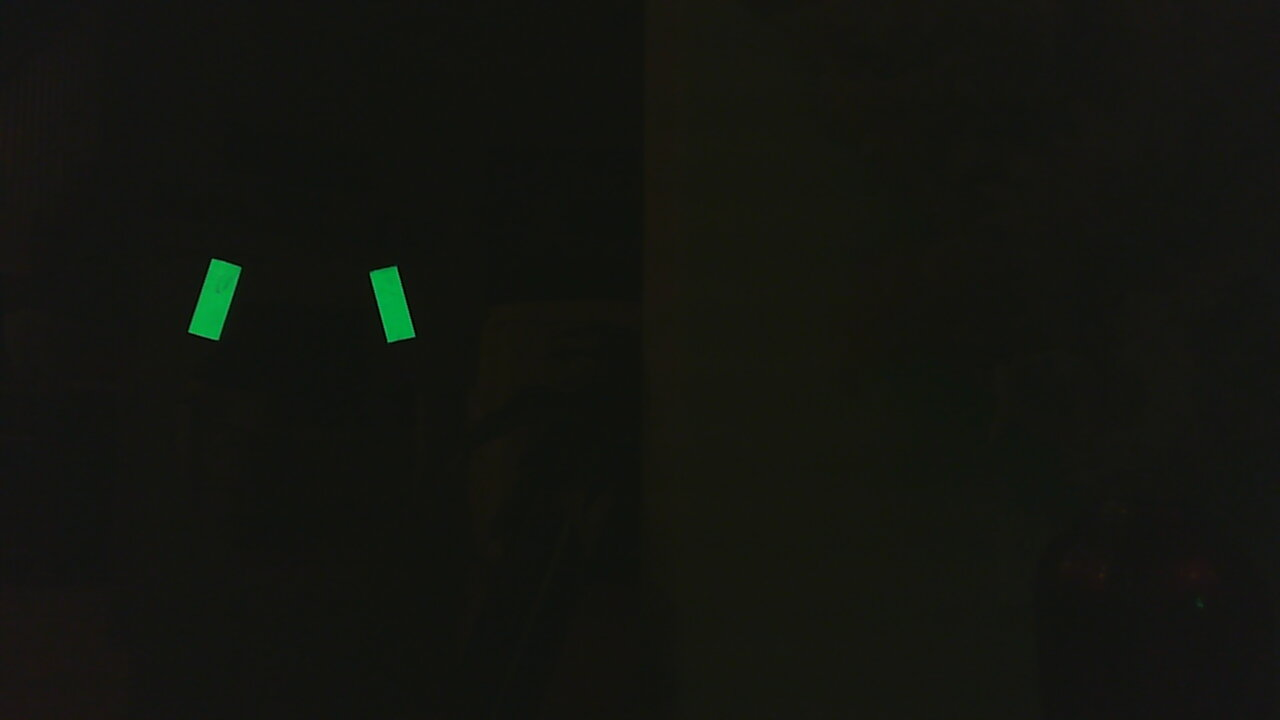
#> input picture calibration images/2019-01-18-190512.jpg, 1280 x 720 px, given in place of the camera
$ python VisionRunner.py
#> lines starting #> are read from the running program, lines starting #| are printed output that depends on the picture; after the words box and inside, x2 and y2 are one past the last pixel; in counts of white or black regions, pixels touching at a corner belong together
#> in main, frame is the input picture: shape (720, 1280, 3); mean B, G, R 15.2, 20.5, 18.9
### grip.py
import cv2
import numpy
import math
from enum import Enum

class GripRetroreflectivePipeline:
    """
    An OpenCV pipeline generated by GRIP.

    """

    def __init__(self):
        """initializes all values to presets or None if need to be set
        """

        self.__hsv_threshold_hue = [59.89208633093525, 86.06060606060603]
        self.__hsv_threshold_saturation = [105.48561151079136, 255.0]
        self.__hsv_threshold_value = [68.79496402877697, 255.0]

        self.hsv_threshold_output = None

        self.__cv_dilate_src = self.hsv_threshold_output
        self.__cv_dilate_kernel = None
        self.__cv_dilate_anchor = (-1, -1)
        self.__cv_dilate_iterations = 3.0
        self.__cv_dilate_bordertype = cv2.BORDER_CONSTANT
        self.__cv_dilate_bordervalue = (-1)

        self.cv_dilate_output = None

        self.__cv_erode_src = self.cv_dilate_output
        self.__cv_erode_kernel = None
        self.__cv_erode_anchor = (-1, -1)
        self.__cv_erode_iterations = 2.0
        self.__cv_erode_bordertype = cv2.BORDER_CONSTANT
        self.__cv_erode_bordervalue = (-1)

        self.cv_erode_output = None

        self.__find_contours_input = self.cv_erode_output
        self.__find_contours_external_only = False

        self.find_contours_output = None

        self.__filter_contours_contours = self.find_contours_output
        self.__filter_contours_min_area = 700.0
        self.__filter_contours_min_perimeter = 0.0
        self.__filter_contours_min_width = 20.0
        self.__filter_contours_max_width = 10000.0
        self.__filter_contours_min_height = 20.0
        self.__filter_contours_max_height = 10000.0
        self.__filter_contours_solidity = [84.023, 100]
        self.__filter_contours_max_vertices = 1000000
        self.__filter_contours_min_vertices = 0
        self.__filter_contours_min_ratio = 0.4
        self.__filter_contours_max_ratio = 0.7

        self.filter_contours_output = None


    def process(self, source0):
        """
        Runs the pipeline and sets all outputs to new values.
        """
        # Step HSV_Threshold0:
        self.__hsv_threshold_input = source0
        (self.hsv_threshold_output) = self.__hsv_threshold(self.__hsv_threshold_input, self.__hsv_threshold_hue, self.__hsv_threshold_saturation, self.__hsv_threshold_value)

        # Step CV_dilate0:
        self.__cv_dilate_src = self.hsv_threshold_output
        (self.cv_dilate_output) = self.__cv_dilate(self.__cv_dilate_src, self.__cv_dilate_kernel, self.__cv_dilate_anchor, self.__cv_dilate_iterations, self.__cv_dilate_bordertype, self.__cv_dilate_bordervalue)

        # Step CV_erode0:
        self.__cv_erode_src = self.cv_dilate_output
        (self.cv_erode_output) = self.__cv_erode(self.__cv_erode_src, self.__cv_erode_kernel, self.__cv_erode_anchor, self.__cv_erode_iterations, self.__cv_erode_bordertype, self.__cv_erode_bordervalue)

        # Step Find_Contours0:
        self.__find_contours_input = self.cv_erode_output
        (self.find_contours_output) = self.__find_contours(self.__find_contours_input, self.__find_contours_external_only)

        # Step Filter_Contours0:
        self.__filter_contours_contours = self.find_contours_output
        (self.filter_contours_output) = self.__filter_contours(self.__filter_contours_contours, self.__filter_contours_min_area, self.__filter_contours_min_perimeter, self.__filter_contours_min_width, self.__filter_contours_max_width, self.__filter_contours_min_height, self.__filter_contours_max_height, self.__filter_contours_solidity, self.__filter_contours_max_vertices, self.__filter_contours_min_vertices, self.__filter_contours_min_ratio, self.__filter_contours_max_ratio)


    @staticmethod
    def __hsv_threshold(input, hue, sat, val):
        """Segment an image based on hue, saturation, and value ranges.
        Args:
            input: A BGR numpy.ndarray.
            hue: A list of two numbers the are the min and max hue.
            sat: A list of two numbers the are the min and max saturation.
            lum: A list of two numbers the are the min and max value.
        Returns:
            A black and white numpy.ndarray.
        """
        out = cv2.cvtColor(input, cv2.COLOR_BGR2HSV)
#> out: shape (720, 1280, 3); mean H, S, V 37.3, 65.3, 20.8
        return cv2.inRange(out, (hue[0], sat[0], val[0]),  (hue[1], sat[1], val[1]))
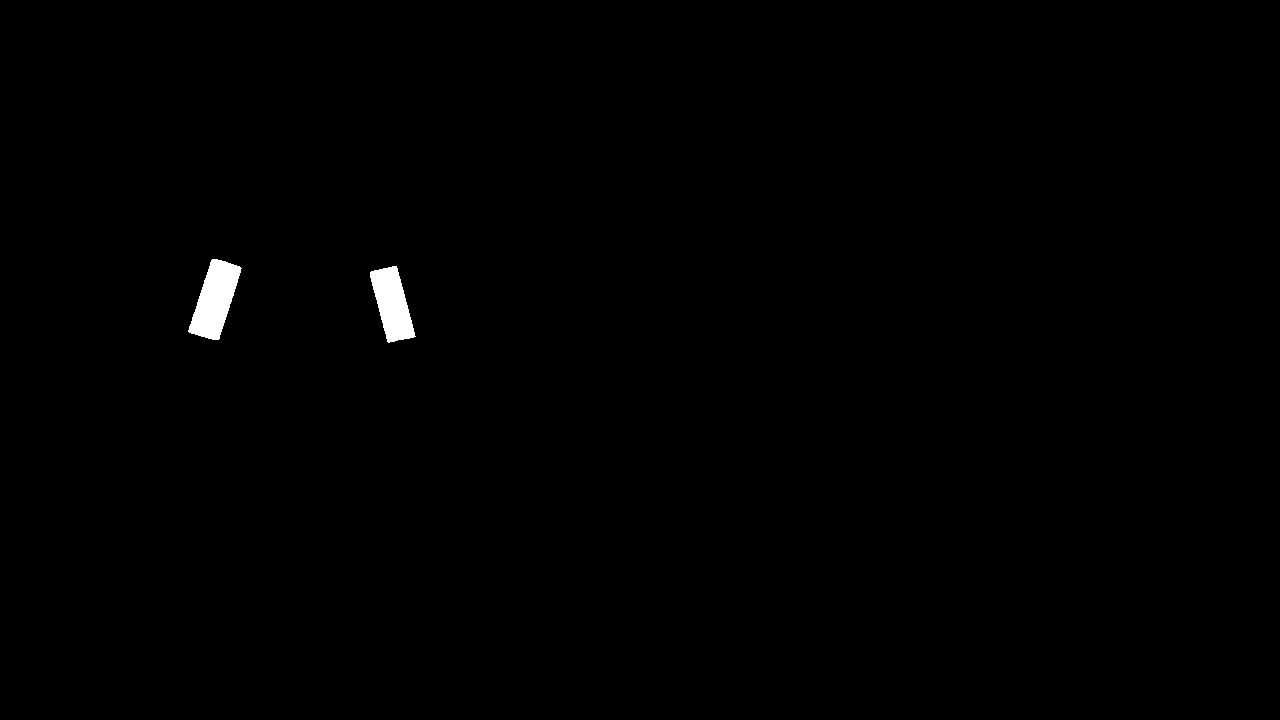
#> returned value: shape (720, 1280); 0.5% white; 2 white regions, box (x1, y1, x2, y2) and area: (188, 259, 242, 340) 2503, (370, 266, 416, 343) 2120

    @staticmethod
    def __cv_dilate(src, kernel, anchor, iterations, border_type, border_value):
        """Expands area of higher value in an image.
        Args:
           src: A numpy.ndarray.
           kernel: The kernel for dilation. A numpy.ndarray.
           iterations: the number of times to dilate.
           border_type: Opencv enum that represents a border type.
           border_value: value to be used for a constant border.
        Returns:
            A numpy.ndarray after dilation.
        """
        return cv2.dilate(src, kernel, anchor, iterations = (int) (iterations +0.5),
                            borderType = border_type, borderValue = border_value)

    @staticmethod
    def __cv_erode(src, kernel, anchor, iterations, border_type, border_value):
        """Expands area of lower value in an image.
        Args:
           src: A numpy.ndarray.
           kernel: The kernel for erosion. A numpy.ndarray.
           iterations: the number of times to erode.
           border_type: Opencv enum that represents a border type.
           border_value: value to be used for a constant border.
        Returns:
            A numpy.ndarray after erosion.
        """
        return cv2.erode(src, kernel, anchor, iterations = (int) (iterations +0.5),
                            borderType = border_type, borderValue = border_value)

    @staticmethod
    def __find_contours(input, external_only):
        """Sets the values of pixels in a binary image to their distance to the nearest black pixel.
        Args:
            input: A numpy.ndarray.
            external_only: A boolean. If true only external contours are found.
        Return:
            A list of numpy.ndarray where each one represents a contour.
        """
        if(external_only):
            mode = cv2.RETR_EXTERNAL
        else:
            mode = cv2.RETR_LIST
        method = cv2.CHAIN_APPROX_SIMPLE
        contours, hierarchy =cv2.findContours(input, mode=mode, method=method)
        return contours

    @staticmethod
    def __filter_contours(input_contours, min_area, min_perimeter, min_width, max_width,
                        min_height, max_height, solidity, max_vertex_count, min_vertex_count,
                        min_ratio, max_ratio):
        """Filters out contours that do not meet certain criteria.
        Args:
            input_contours: Contours as a list of numpy.ndarray.
            min_area: The minimum area of a contour that will be kept.
            min_perimeter: The minimum perimeter of a contour that will be kept.
            min_width: Minimum width of a contour.
            max_width: MaxWidth maximum width.
            min_height: Minimum height.
            max_height: Maximimum height.
            solidity: The minimum and maximum solidity of a contour.
            min_vertex_count: Minimum vertex Count of the contours.
            max_vertex_count: Maximum vertex Count.
            min_ratio: Minimum ratio of width to height.
            max_ratio: Maximum ratio of width to height.
        Returns:
            Contours as a list of numpy.ndarray.
        """
#> called with min_area = 700, min_perimeter = 0, min_width = 20, max_width = 10000, min_height = 20, max_height = 10000, max_vertex_count = 1000000, min_vertex_count = 0
        output = []
        for contour in input_contours:
            x,y,w,h = cv2.boundingRect(contour)
            if (w < min_width or w > max_width):
                continue
            if (h < min_height or h > max_height):
                continue
            area = cv2.contourArea(contour)
            if (area < min_area):
                continue
            if (cv2.arcLength(contour, True) < min_perimeter):
                continue
            # [7 lines of commented-out code are left out]

            rectCenter, (rectWidth, rectHeight), rectAngle = cv2.minAreaRect(contour)
            solidRect = 100 * area / (rectWidth*rectHeight)
            if (solidRect < solidity[0] or solidRect > solidity[1]):
                continue
            if (len(contour) < min_vertex_count or len(contour) > max_vertex_count):
                continue
            ratio = (float)(w) / h
            if (ratio < min_ratio or ratio > max_ratio):
                continue
            output.append(contour)
        return output

### VisionRunner.py
# -*- coding: utf-8 -*-
"""
Created on Sat Jan 19 13:10:58 2019

@author: Albert Lin
"""

#!/usr/bin/python3

"""
taken from GRIP repository
Sample program that uses a generated GRIP pipeline to detect lines in an image and publish important features to NetworkTables.
"""

import cv2
import numpy as np
from networktables import NetworkTables
from grip import GripRetroreflectivePipeline

exposure_ID = 15
#brightness_ID = 10
#brightness = 0
exposure = -10000
H_FOV = 59.70292
V_FOV = 33.58289
min_slant = -85
max_slant = -65
y_displacement = 2

#to be calculated once started
width = None
height = None
focalLength = None
centerX = None
centerY = None


def extra_processing(pipeline, frame):
    """
    Performs extra processing on the pipeline's outputs and publishes data to NetworkTables.
    :param pipeline: the pipeline that just processed an image
    :return: None
    """
    x_angle_table = []
    distance_table = []

    print(pipeline.filter_contours_output.__len__())
    for contour in pipeline.filter_contours_output:
        #returns a Box2D structure which contains following detals
        #( top-left corner(x,y), (width, height), angle of rotation )
        rect = cv2.minAreaRect(contour)
        point, dimensions, angle = rect
        boxPoints = cv2.boxPoints(rect)

        #keeping only the right-slanted rectangles
        if (angle > min_slant and angle < max_slant):
            boxPoints = np.int0(boxPoints)
            x, y = np.sum(boxPoints, axis = 0)/4
            #now, x and y are the coordinates of the center pixel of the target

            #calculating the angles
            x_angle = np.degrees(np.arctan((centerX-x)/focalLength))
            y_angle = np.degrees(np.arctan((centerY-y)/focalLength))
            print('x_angle=',x_angle,'y_angle=',y_angle)

            #calculating distance along horizontal plane
            distance = y_displacement/np.tan(np.radians(y_angle))
            print('distance=',distance)

            x_angle_table.append(x_angle)
            distance_table.append(distance)
            cv2.drawContours(frame,[boxPoints],0,(0,0,255),2)
            cv2.circle(frame, (int(x), int(y)), 4, (0, 0, 255))
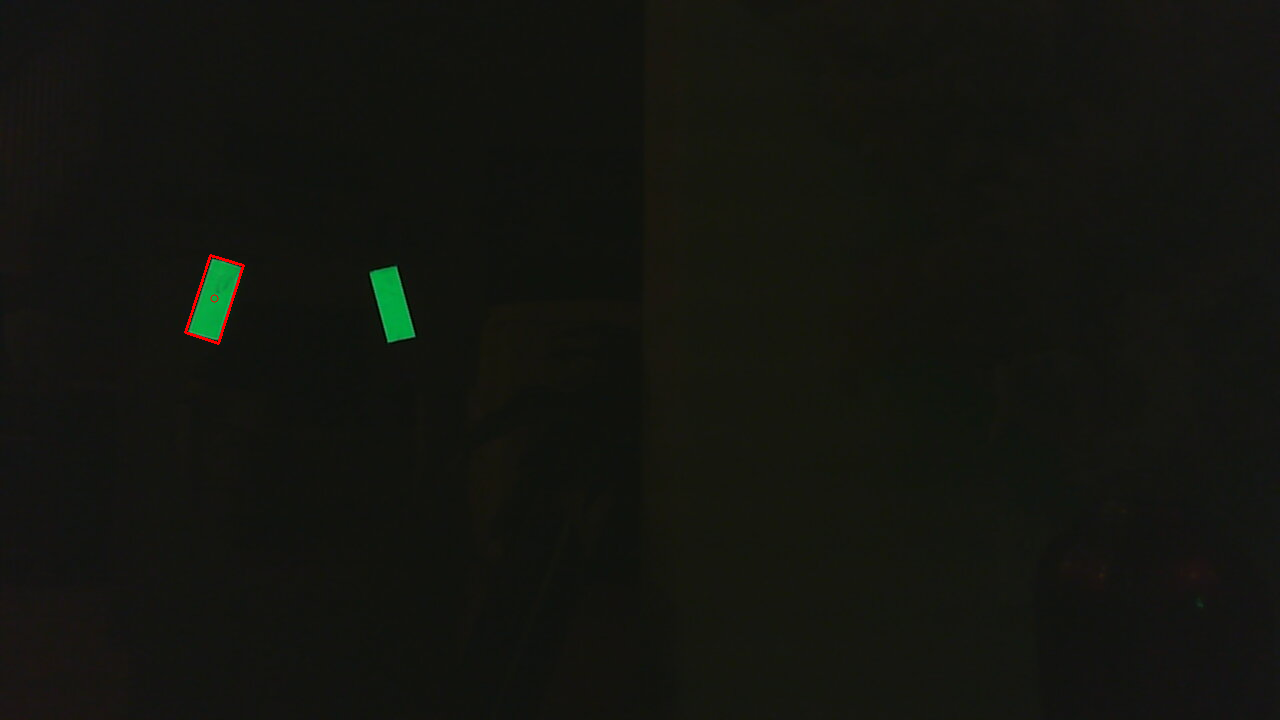
#> frame: shape (720, 1280, 3); 0.07% of pixels changed, all inside (x1, y1, x2, y2) = (184, 254, 245, 345)
#> after the loop, distance_table = [36.71]; x_angle_table = [20.88]

    # [6 lines of commented-out code are left out]
    return frame


def main():
    print('Initializing NetworkTables')
    #NetworkTables.setClientMode()
    #NetworkTables.setIPAddress('localhost')
    NetworkTables.initialize()

    print('Creating video capture')
    cap = cv2.VideoCapture(1)
    #cap.set(brightness_ID, brightness)
    cap.set(exposure_ID, exposure)

    #referencing global variables
    global width
    global height
    global centerX
    global centerY
    global focalLength

    width = cap.get(cv2.CAP_PROP_FRAME_WIDTH)
    height = cap.get(cv2.CAP_PROP_FRAME_HEIGHT)
    centerX = width/2-0.5
    centerY = height/2-0.5
    focalLength = width/(2*np.tan(np.radians(H_FOV/2)))

    print('Creating pipeline')
    pipeline = GripRetroreflectivePipeline()

    print('Running pipeline')
    while cap.isOpened():
        have_frame, frame = cap.read()

        if have_frame:
            pipeline.process(frame)
            processed_frame = extra_processing(pipeline, frame)
            # Display the resulting frame
            cv2.imshow('Frame', processed_frame)
            cv2.waitKey(25)

    print('Capture closed')


if __name__ == '__main__':
    main()

$ run again, on calibration images/2019-01-18-190557.jpg
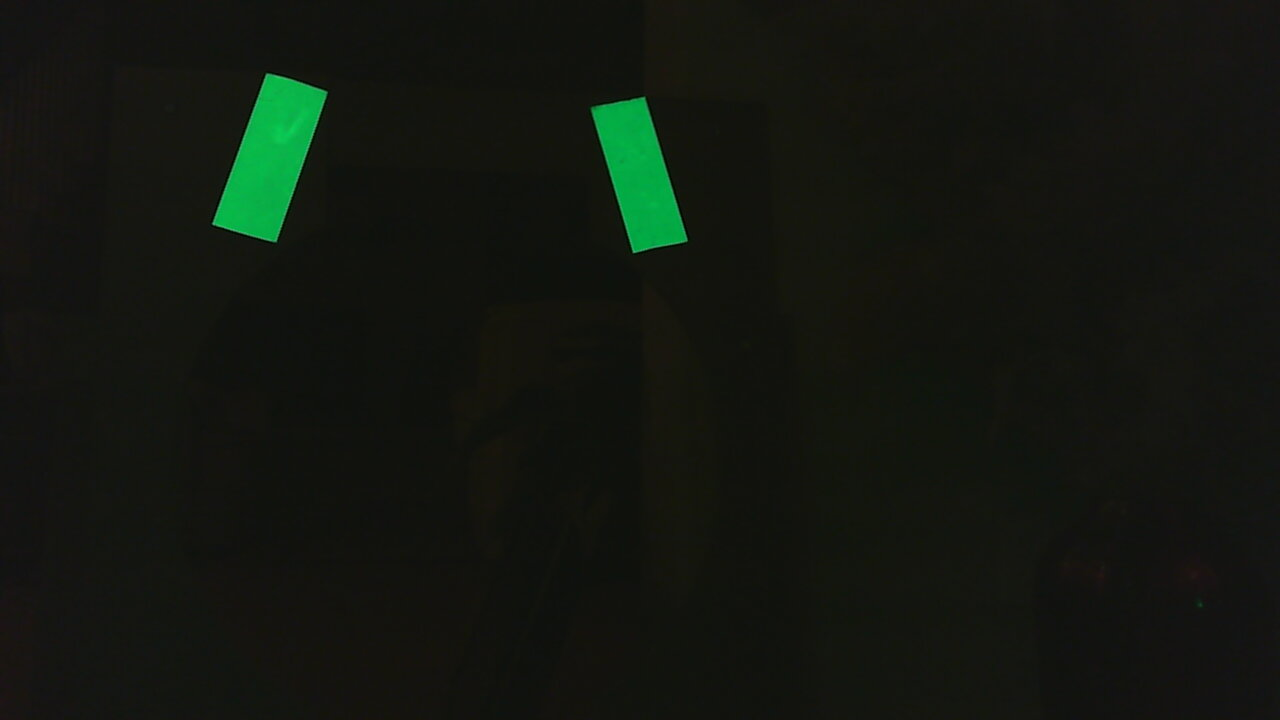
#> input picture calibration images/2019-01-18-190557.jpg, 1280 x 720 px, given in place of the camera
#> in main, frame is the input picture: shape (720, 1280, 3); mean B, G, R 16.2, 23, 18.7
#> out: shape (720, 1280, 3); mean H, S, V 38.2, 69, 23.3
#> in __hsv_threshold, `return cv2.inRange(out, (hue[0], sat[0], val[0]),  (hue[1], sat[1], va..`:
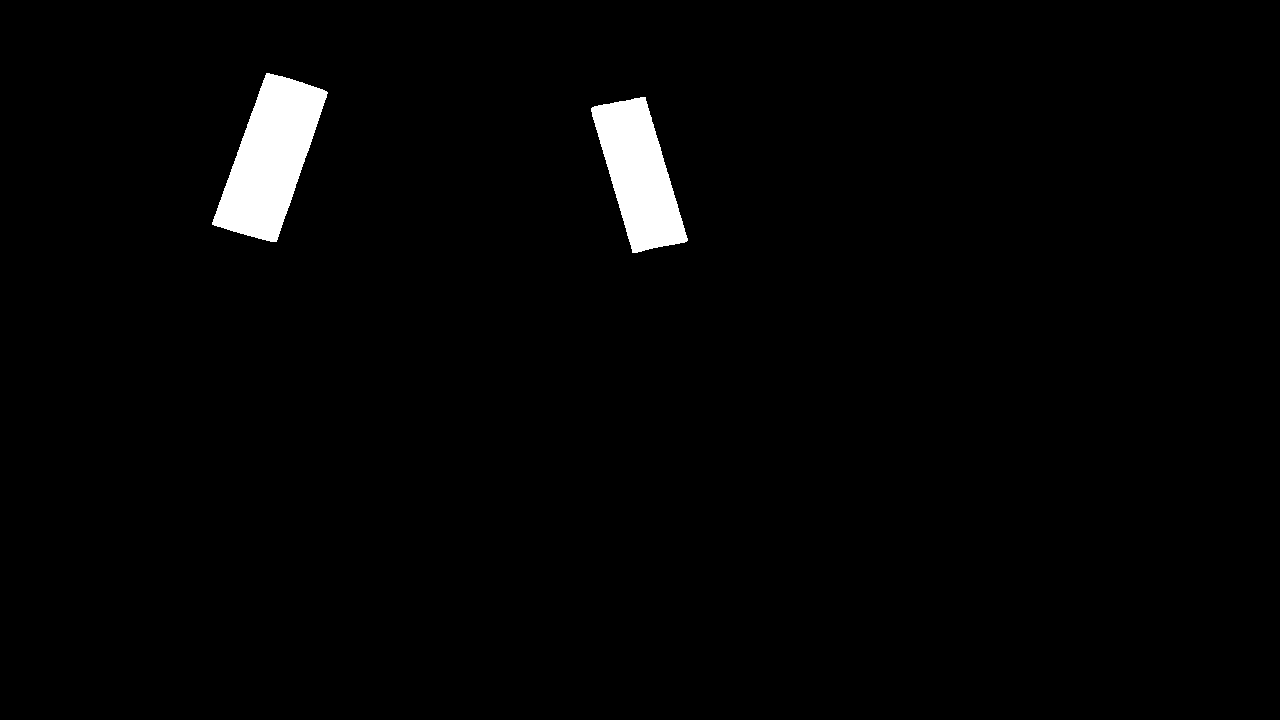
#> returned value: shape (720, 1280); 2.1% white; 2 white regions, box (x1, y1, x2, y2) and area: (212, 73, 328, 242) 10733, (591, 97, 688, 253) 8550
#> after the loop in extra_processing, `for contour in pipeline.filter_contours_output:`:
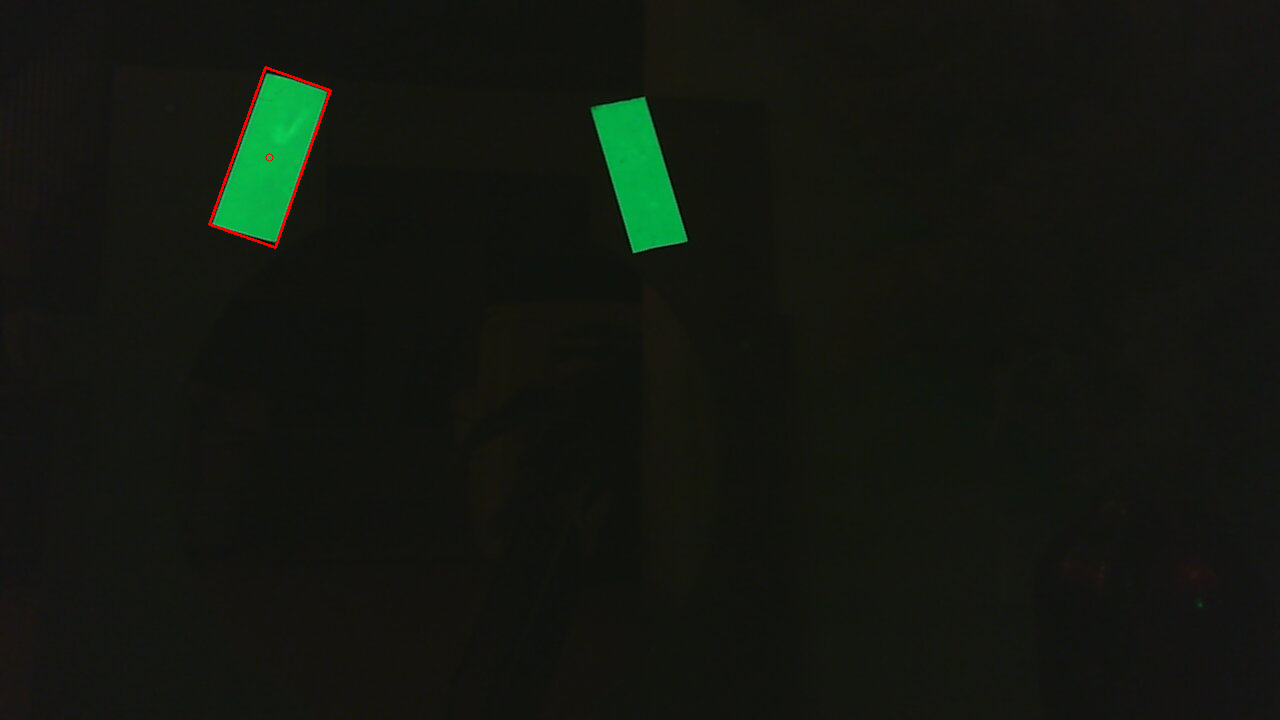
#> frame: shape (720, 1280, 3); 0.14% of pixels changed, all inside (x1, y1, x2, y2) = (208, 66, 332, 249)
#> after the loop in extra_processing, `for contour in pipeline.filter_contours_output:`: distance_table = [11.01]; x_angle_table = [18.34]
